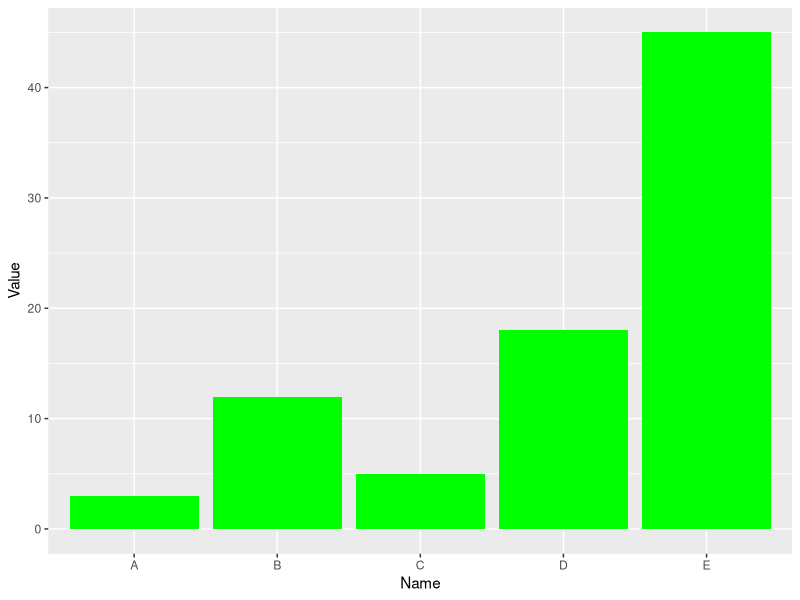

R code for this plot:
# Load Package 
library(ggplot2) 

# Create a Data 
data <- data.frame( 
  Name=c("A", "B", "C", "D", "E") , 
  Value=c(3, 12, 5, 18, 45) 
) 

# Create a Simple BarPlot with green color. 
ggplot(data, aes(x = Name, y = Value)) + 
  geom_bar(stat = "identity", fill = "green") 
